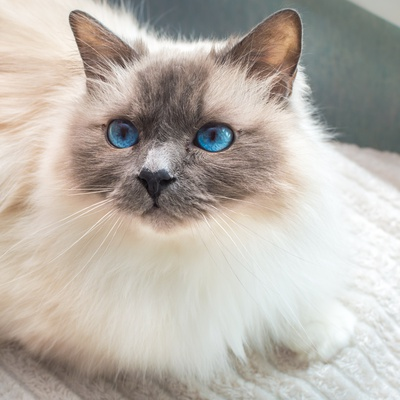
#> input picture odev_1-histogram/img.jpg, 400 x 400 px
$ python histogram_odev.py
#> lines starting #> are read from the running program, lines starting #| are printed output that depends on the picture
import cv2
import numpy as np
import matplotlib.pyplot as plt

# Resmi yükle
image_path = 'img.jpg'
image = cv2.imread(image_path)
#> image is the input picture: shape (400, 400, 3); mean B, G, R 170.1, 178.2, 184.9

B = image[:,:,0]
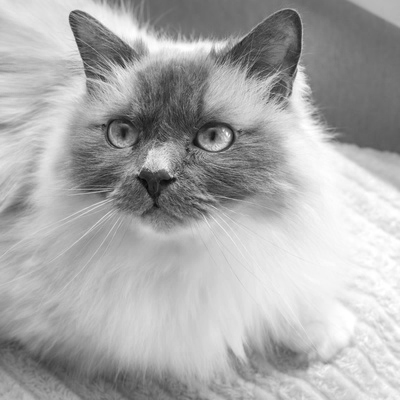
#> B: shape (400, 400); min 5, max 255, mean 170.1
G = image[:,:,1]
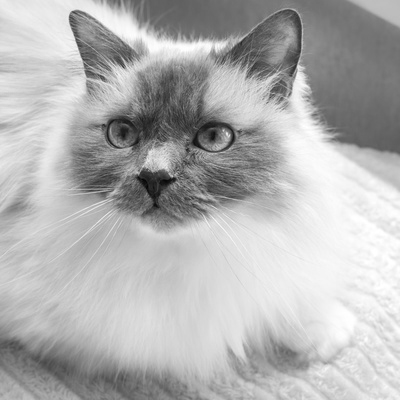
#> G: shape (400, 400); min 4, max 255, mean 178.2
R = image[:,:,2]
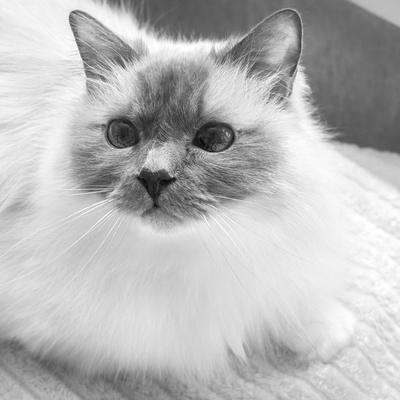
#> R: shape (400, 400); min 2, max 255, mean 184.9

image = 0.2989 * R + 0.5870 * G + 0.1140 * B
#> image: shape (400, 400) float64

# Histogram hesaplama fonksiyonu (kendi yazacağımız)
def compute_histogram(image):
    histogram = np.zeros(256, dtype=int)
    rows, cols = image.shape
#> rows = 400; cols = 400

    for i in range(rows):
        for j in range(cols):
            pixel_value = int(image[i, j])  # Ondalık sayıyı tam sayıya dönüştür
            histogram[pixel_value] += 1
#> after the loop, histogram = 256 values, max 1912 at index 209, min 0 at index 0, mean 625

    return histogram

# Histogramı hesapla
histogram = compute_histogram(image)

# Resmi görselleştirelim
plt.figure()
plt.imshow(image, cmap='gray')

# Histogramı görselleştirelim
plt.figure()
plt.bar(range(256), histogram, width=1)
plt.xlabel('Piksel Değeri')
plt.ylabel('Piksel Sayısı')
plt.title('Histogram')
plt.show()
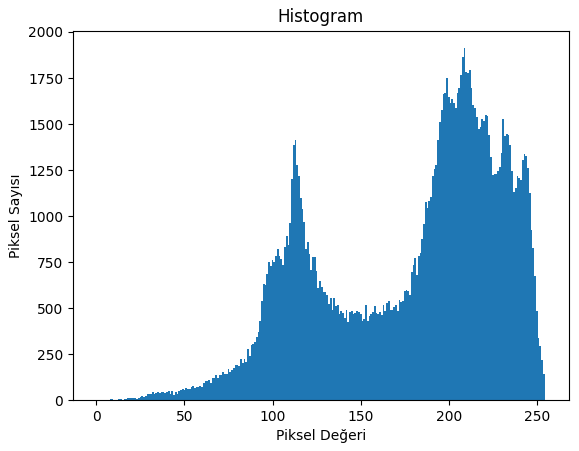
#> figure drawn by matplotlib, 1 panel; tallest bar 1912 high, from x = 208.5 to 209.5
